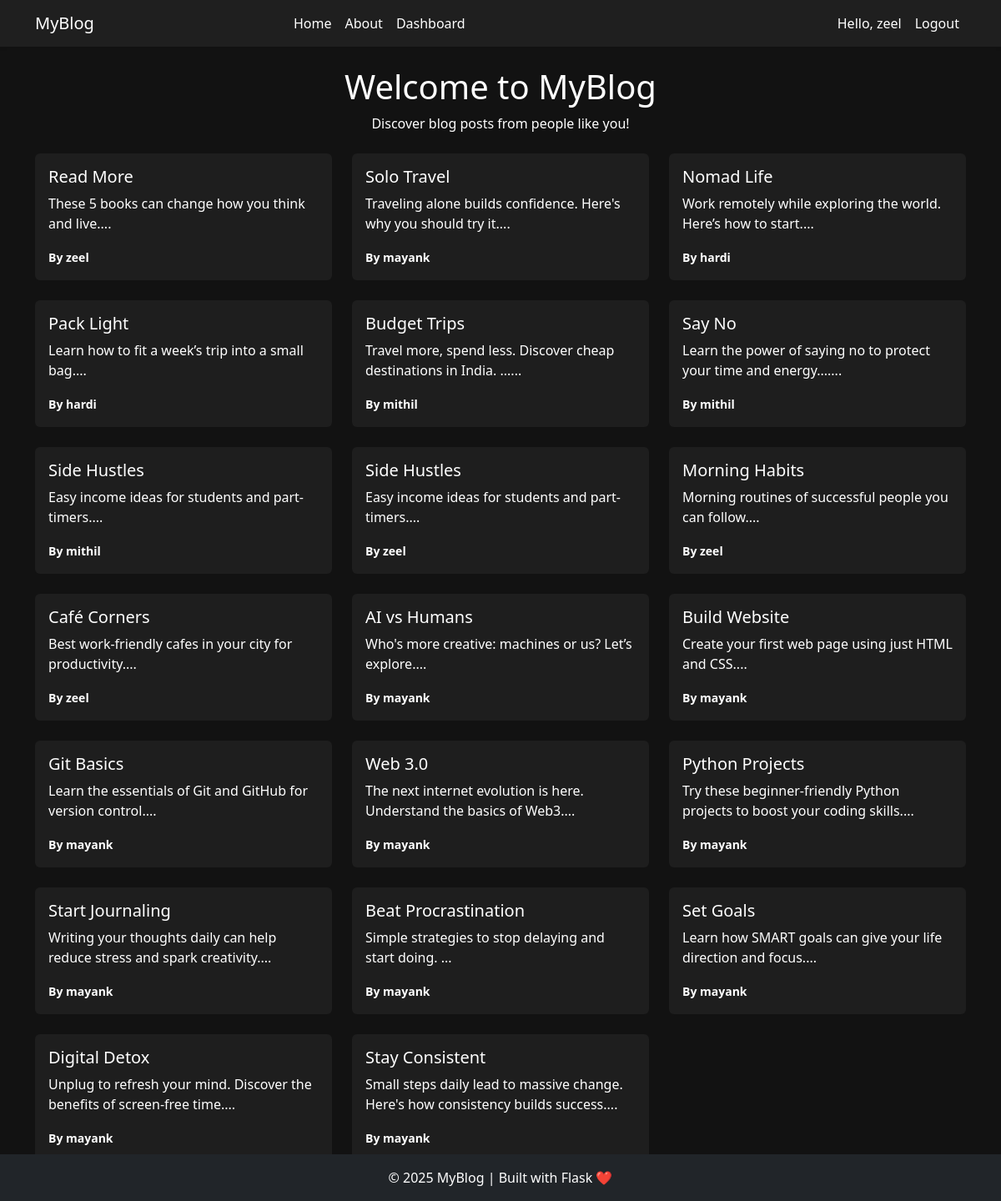
The app's page / (signed in) with its own data.
### app.py (models this page shows)
class User(db.Model):
    id = db.Column(db.Integer, primary_key=True)
    email = db.Column(db.String(150), unique=True, nullable=False)
    username = db.Column(db.String(100), unique=True, nullable=False)
    password = db.Column(db.String(200), nullable=False)
    posts = db.relationship('Post', backref='author', lazy=True)

class Post(db.Model):
    id = db.Column(db.Integer, primary_key=True)
    title = db.Column(db.String(150), nullable=False)
    content = db.Column(db.Text, nullable=False)
    user_id = db.Column(db.Integer, db.ForeignKey('user.id'), nullable=False)

### app.py (the view)
@app.route('/')
def home():
    posts = Post.query.order_by(Post.id.desc()).all()
    return render_template('home.html', posts=posts)

### templates/home.html (shortened to what this page needs)
{% extends 'base.html' %}
{% block content %}
<h1 class="text-center">Welcome to MyBlog</h1>
<p class="text-center mb-4">Discover blog posts from people like you!</p>
<div class="row">
  {% for post in posts %}
    <div class="col-md-6 col-lg-4 mb-4">
      <div class="card text-dark">
        <div class="card-body">
          <h5 class="card-title">{{ post.title }}</h5>
          <p class="card-text">{{ post.content[:100] }}...</p>
          <p class="card-text"><small class="text-white fw-bold">By {{ post.author.username }}</small></p>
        </div>
      </div>
    </div>
  {% endfor %}
</div>
{% endblock %}

### templates/base.html (shortened to what this page needs)
<!DOCTYPE html>
<html lang="en">
<head>
    <link href="https://cdn.jsdelivr.net/npm/bootstrap@5.3.0/dist/css/bootstrap.min.css" rel="stylesheet">
</head>
<body>
    <nav class="navbar navbar-expand-lg shadow-sm">
        <div class="container">
            <a class="navbar-brand" href="/">MyBlog</a>
            <div class="collapse navbar-collapse justify-content-between" id="navbarContent">
                <ul class="navbar-nav mx-auto">
                    <li class="nav-item"><a class="nav-link" href="/">Home</a></li>
                    <li class="nav-item"><a class="nav-link" href="/about">About</a></li>
                    {% if 'user_id' in session %}
                    <li class="nav-item"><a class="nav-link" href="/dashboard">Dashboard</a></li>
                    {% endif %}
                </ul>
                <ul class="navbar-nav ms-auto">
                    {% if 'user_id' in session %}
                    <li class="nav-item"><a class="nav-link" href="#">Hello, {{ session['username'] }}</a></li>
                    <li class="nav-item"><a class="nav-link" href="/logout">Logout</a></li>
                    {% else %}
                    <li class="nav-item"><a class="nav-link" href="/login">Login</a></li>
                    <li class="nav-item"><a class="nav-link" href="/signup">Sign Up</a></li>
                    {% endif %}
                </ul>
            </div>
        </div>
    </nav>
    <div class="container my-4">
        {% block content %}{% endblock %}
    </div>
    <footer class="footer text-center py-3 mt-auto fixed-bottom bg-dark text-white"">
        <div class="container">
            <span>© 2025 MyBlog | Built with Flask ❤️</span>
        </div>
    </footer>
</body>
</html>

### templates/base.html (style rules this page uses)
body { background-color: #121212; color: #ffffff; }
.navbar, .footer { background-color: #1f1f1f; }
.navbar a { color: #ffffff !important; }
.card { background-color: #1e1e1e; border: none; }
.card-title, .card-text { color: white; }
.footer { color: #aaaaaa; }

### records on screen
User: username "zeel"
Post: title "Read More", content "These 5 books can change how you think and live.", author.username "zeel"
Post: title "Solo Travel", content "Traveling alone builds confidence. Here's why you should try it.", author.username "mayank"
Post: title "Nomad Life", content "Work remotely while exploring the world. Here’s how to start.", author.username "hardi"
Post: title "Pack Light", content "Learn how to fit a week’s trip into a small bag.", author.username "hardi"
Post: title "Budget Trips", content "Travel more, spend less. Discover cheap destinations in India. ...", author.username "mithil"
Post: title "Say No", content "Learn the power of saying no to protect your time and energy....", author.username "mithil"
Post: title "Side Hustles", content "Easy income ideas for students and part-timers.", author.username "mithil"
Post: title "Side Hustles", content "Easy income ideas for students and part-timers.", author.username "zeel"
Post: title "Morning Habits", content "Morning routines of successful people you can follow.", author.username "zeel"
Post: title "Café Corners", content "Best work-friendly cafes in your city for productivity.", author.username "zeel"
Post: title "AI vs Humans", content "Who's more creative: machines or us? Let’s explore.", author.username "mayank"
Post: title "Build Website", content "Create your first web page using just HTML and CSS.", author.username "mayank"
Post: title "Git Basics", content "Learn the essentials of Git and GitHub for version control.", author.username "mayank"
Post: title "Web 3.0", content "The next internet evolution is here. Understand the basics of Web3.", author.username "mayank"
Post: title "Python Projects", content "Try these beginner-friendly Python projects to boost your coding skills.", author.username "mayank"
Post: title "Start Journaling", content "Writing your thoughts daily can help reduce stress and spark creativity.", author.username "mayank"
Post: title "Beat Procrastination", content "Simple strategies to stop delaying and start doing.", author.username "mayank"
Post: title "Set Goals", content "Learn how SMART goals can give your life direction and focus.", author.username "mayank"
Post: title "Digital Detox", content "Unplug to refresh your mind. Discover the benefits of screen-free time.", author.username "mayank"
Post: title "Stay Consistent", content "Small steps daily lead to massive change. Here's how consistency builds success.", author.username "mayank"
